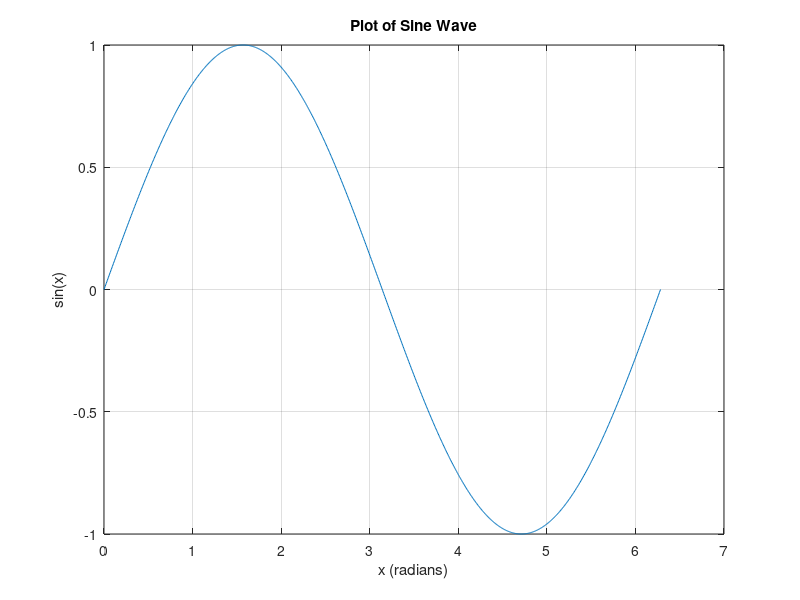

This chart was generated by the following MATLAB code:
% This script plots a sine wave

% Define the x-axis values
x = linspace(0, 2*pi, 1000);

% Calculate the corresponding y-axis values (sine of x)
y = sin(x);

% Create the plot
plot(x, y);

% Add labels and title
xlabel('x (radians)');
ylabel('sin(x)');
title('Plot of Sine Wave');

% Add a grid for better readability
grid on;
